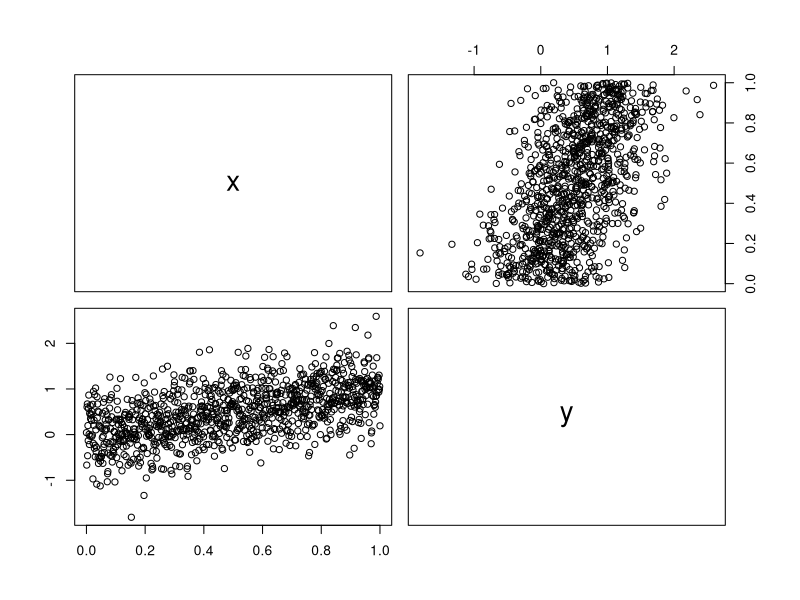
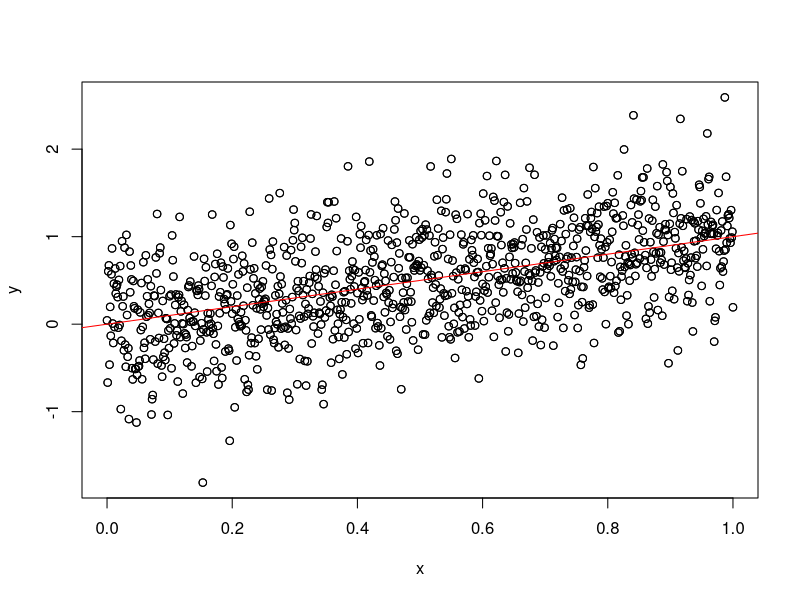

The R source for these figures, in order:
x = seq(0,1,0.001)

data = data.frame(x)

data$y = data$x + rnorm(nrow(data), 0, 0.5)

pairs(data)
plot(data)
points(data)
abline(0,1,col="red")

reg1 = lm(y~x, data)
#lm(y~-1 + x, data)
reg1$coefficients
b = 0.03977
a = 0.92260
data$y - (a * data$x + b)

y2 = predict(reg1, data)
res = data$y - y2

cor(data$x, res)

